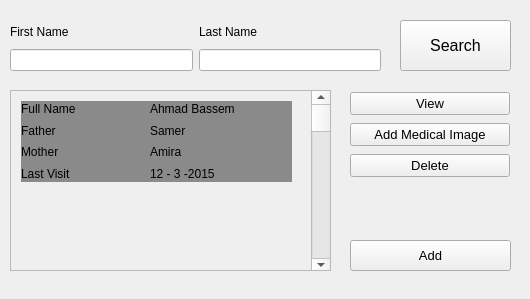
<?xml version="1.0" encoding="UTF-8"?>
<ui version="4.0">
 <class>Patients_DB</class>
 <widget class="QWidget" name="Patients_DB">
  <property name="geometry">
   <rect>
    <x>0</x>
    <y>0</y>
    <width>530</width>
    <height>299</height>
   </rect>
  </property>
  <property name="windowTitle">
   <string>Patients DB</string>
  </property>
  <widget class="QWidget" name="horizontalLayoutWidget">
   <property name="geometry">
    <rect>
     <x>10</x>
     <y>20</y>
     <width>371</width>
     <height>51</height>
    </rect>
   </property>
   <layout class="QHBoxLayout" name="Name_HL">
    <item>
     <layout class="QVBoxLayout" name="First_Name_VL">
      <item>
       <widget class="QLabel" name="FirstName">
        <property name="text">
         <string>First Name</string>
        </property>
       </widget>
      </item>
      <item>
       <widget class="QLineEdit" name="FirstNameBox"/>
      </item>
     </layout>
    </item>
    <item>
     <layout class="QVBoxLayout" name="Last_Name_VL">
      <item>
       <widget class="QLabel" name="LastName">
        <property name="text">
         <string>Last Name</string>
        </property>
       </widget>
      </item>
      <item>
       <widget class="QLineEdit" name="LastNameBox"/>
      </item>
     </layout>
    </item>
   </layout>
  </widget>
  <widget class="QPushButton" name="Search">
   <property name="geometry">
    <rect>
     <x>400</x>
     <y>20</y>
     <width>111</width>
     <height>51</height>
    </rect>
   </property>
   <property name="font">
    <font>
     <pointsize>12</pointsize>
    </font>
   </property>
   <property name="text">
    <string>Search</string>
   </property>
  </widget>
  <widget class="QPushButton" name="Add">
   <property name="geometry">
    <rect>
     <x>350</x>
     <y>240</y>
     <width>161</width>
     <height>31</height>
    </rect>
   </property>
   <property name="font">
    <font>
     <pointsize>10</pointsize>
    </font>
   </property>
   <property name="text">
    <string>Add</string>
   </property>
  </widget>
  <widget class="QWidget" name="verticalLayoutWidget_3">
   <property name="geometry">
    <rect>
     <x>350</x>
     <y>90</y>
     <width>160</width>
     <height>89</height>
    </rect>
   </property>
   <layout class="QVBoxLayout" name="View_AMI_Del_VL">
    <item>
     <widget class="QPushButton" name="View">
      <property name="font">
       <font>
        <pointsize>10</pointsize>
       </font>
      </property>
      <property name="text">
       <string>View</string>
      </property>
     </widget>
    </item>
    <item>
     <widget class="QPushButton" name="Add_medical_image">
      <property name="font">
       <font>
        <pointsize>10</pointsize>
       </font>
      </property>
      <property name="text">
       <string>Add Medical Image</string>
      </property>
     </widget>
    </item>
    <item>
     <widget class="QPushButton" name="Delete">
      <property name="font">
       <font>
        <pointsize>10</pointsize>
       </font>
      </property>
      <property name="text">
       <string>Delete</string>
      </property>
     </widget>
    </item>
   </layout>
  </widget>
  <widget class="QScrollArea" name="scrollArea">
   <property name="geometry">
    <rect>
     <x>10</x>
     <y>90</y>
     <width>321</width>
     <height>181</height>
    </rect>
   </property>
   <property name="widgetResizable">
    <bool>true</bool>
   </property>
   <widget class="QWidget" name="scrollAreaWidgetContents">
    <property name="geometry">
     <rect>
      <x>0</x>
      <y>0</y>
      <width>319</width>
      <height>179</height>
     </rect>
    </property>
    <widget class="QWidget" name="Patient" native="true">
     <property name="geometry">
      <rect>
       <x>10</x>
       <y>10</y>
       <width>271</width>
       <height>81</height>
      </rect>
     </property>
     <property name="autoFillBackground">
      <bool>false</bool>
     </property>
     <property name="styleSheet">
      <string notr="true">background-color: rgb(138, 138, 138);</string>
     </property>
     <widget class="QWidget" name="gridLayoutWidget">
      <property name="geometry">
       <rect>
        <x>0</x>
        <y>0</y>
        <width>251</width>
        <height>80</height>
       </rect>
      </property>
      <layout class="QGridLayout" name="Patient_info_GL">
       <item row="0" column="0">
        <widget class="QLabel" name="Full_Name">
         <property name="text">
          <string>Full Name</string>
         </property>
        </widget>
       </item>
       <item row="1" column="0">
        <widget class="QLabel" name="Father">
         <property name="text">
          <string>Father</string>
         </property>
        </widget>
       </item>
       <item row="2" column="0">
        <widget class="QLabel" name="Mother">
         <property name="text">
          <string>Mother</string>
         </property>
        </widget>
       </item>
       <item row="2" column="1">
        <widget class="QLabel" name="Mother_value">
         <property name="text">
          <string>Amira</string>
         </property>
        </widget>
       </item>
       <item row="1" column="1">
        <widget class="QLabel" name="Father_value">
         <property name="text">
          <string>Samer</string>
         </property>
        </widget>
       </item>
       <item row="3" column="0">
        <widget class="QLabel" name="Last_Visit">
         <property name="text">
          <string>Last Visit</string>
         </property>
        </widget>
       </item>
       <item row="3" column="1">
        <widget class="QLabel" name="Last_Visit_value">
         <property name="text">
          <string>12 - 3 -2015</string>
         </property>
        </widget>
       </item>
       <item row="0" column="1">
        <widget class="QLabel" name="Full_Name_value">
         <property name="text">
          <string>Ahmad Bassem</string>
         </property>
        </widget>
       </item>
      </layout>
     </widget>
    </widget>
    <widget class="QScrollBar" name="verticalScrollBar">
     <property name="geometry">
      <rect>
       <x>300</x>
       <y>0</y>
       <width>20</width>
       <height>181</height>
      </rect>
     </property>
     <property name="orientation">
      <enum>Qt::Vertical</enum>
     </property>
    </widget>
   </widget>
  </widget>
 </widget>
 <resources/>
 <connections/>
</ui>
